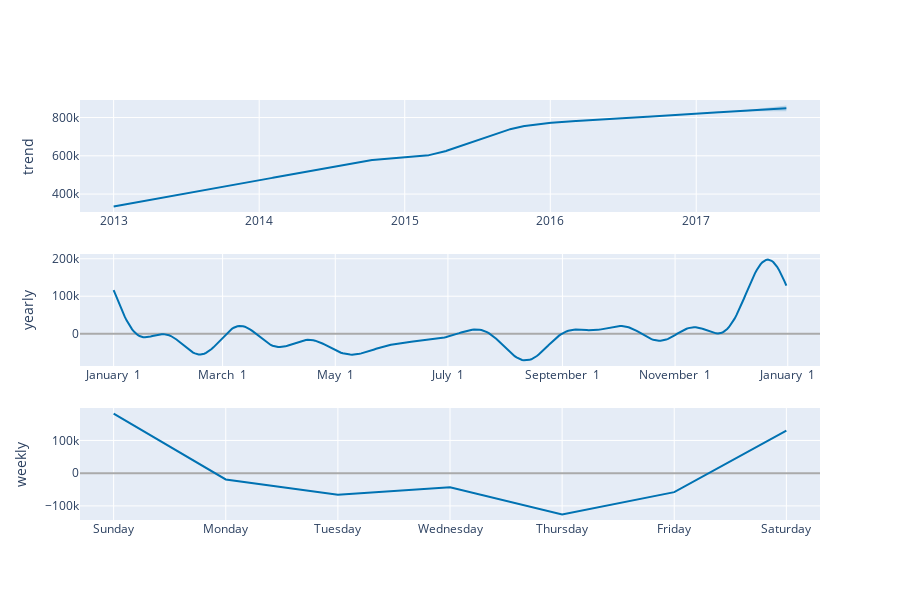

The cell this chart's notebook holds for it:
### Markdown cell above
No gráfico abaixo podemos ver como o modelo captou as variações de tendência e sazonalidade nos meses do ano e dos dias na semana.

### Code cell
plot_components_plotly(modelo_prophet, previsao)

### Figure 1 — Plotly figure (JSON) as saved in the notebook; plotly's stock layout.template omitted (floating-point values rounded to 4 significant figures; data arrays with more than 128 entries replaced by an {"elided": "..."} marker saying what was removed)
{"data": [{"line": {"color": "#0072B2", "width": 2}, "mode": "lines", "name": "trend", "type": "scatter", "x": {"elided": "1684 str values"}, "xaxis": "x", "y": {"elided": "1684 float values"}, "yaxis": "y"}, {"line": {"color": "rgba(0, 114, 178, 0.2)", "width": 0}, "mode": "lines", "name": "trend_upper", "type": "scatter", "x": {"elided": "1684 str values"}, "xaxis": "x", "y": {"elided": "1684 float values"}, "yaxis": "y"}, {"fill": "tonexty", "fillcolor": "rgba(0, 114, 178, 0.2)", "line": {"color": "rgba(0, 114, 178, 0.2)", "width": 0}, "mode": "lines", "name": "trend_lower", "type": "scatter", "x": {"elided": "1684 str values"}, "xaxis": "x", "y": {"elided": "1684 float values"}, "yaxis": "y"}, {"line": {"color": "#0072B2", "width": 2}, "mode": "lines", "name": "yearly", "type": "scatter", "x": {"elided": "365 str values"}, "xaxis": "x2", "y": {"elided": "365 float values"}, "yaxis": "y2"}, {"line": {"color": "#0072B2", "width": 2}, "mode": "lines", "name": "weekly", "type": "scatter", "x": ["2017-01-01T00:00:00", "2017-01-02T00:00:00", "2017-01-03T00:00:00", "2017-01-04T00:00:00", "2017-01-05T00:00:00", "2017-01-06T00:00:00", "2017-01-07T00:00:00"], "xaxis": "x3", "y": [182000.0, -19100.0, -65640.0, -43240.0, -125900.0, -57820.0, 129700.0], "yaxis": "y3"}], "layout": {"height": 600, "showlegend": false, "width": 900, "xaxis": {"anchor": "y", "domain": [0, 1], "range": ["2012-10-08T15:36:00", "2017-11-07T08:24:00"], "type": "date"}, "xaxis2": {"anchor": "y2", "domain": [0, 1], "range": ["2016-12-13T18:54:02.958904115", "2018-01-18T11:04:57.863013581"], "tickformat": "%B %e", "type": "date"}, "xaxis3": {"anchor": "y3", "domain": [0, 1], "range": ["2016-12-31T16:48:00", "2017-01-07T07:12:00"], "tickformat": "%A", "type": "date"}, "yaxis": {"anchor": "x", "domain": [0.7333, 1], "rangemode": "normal", "title": {"text": "trend"}, "zerolinecolor": "#AAA"}, "yaxis2": {"anchor": "x2", "domain": [0.3667, 0.6333], "title": {"text": "yearly"}, "zerolinecolor": "#AAA"}, "yaxis3": {"anchor": "x3", "domain": [0, 0.2667], "title": {"text": "weekly"}, "zerolinecolor": "#AAA"}}}
